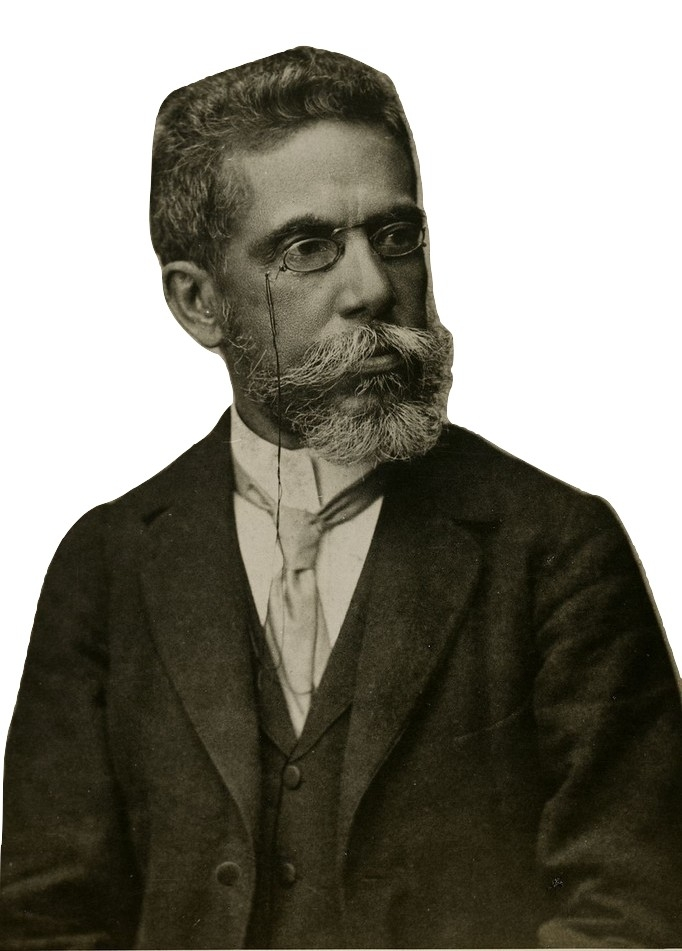
#> input picture machado_burned.jpg, 682 x 951 px
$ jupyter execute --allow-errors MachadoPython.ipynb
#> lines starting #> are read from the running program, lines starting #| are printed output that depends on the picture
## Criando a máscara

[cell 1]
import cv2
import numpy as np

# Open image
img = cv2.imread('machado_burned.jpg')
#> img is the input picture: shape (951, 682, 3); mean B, G, R 116.7, 127.5, 129.8

# Convert to grayscale
gray = cv2.cvtColor(img, cv2.COLOR_BGR2GRAY)
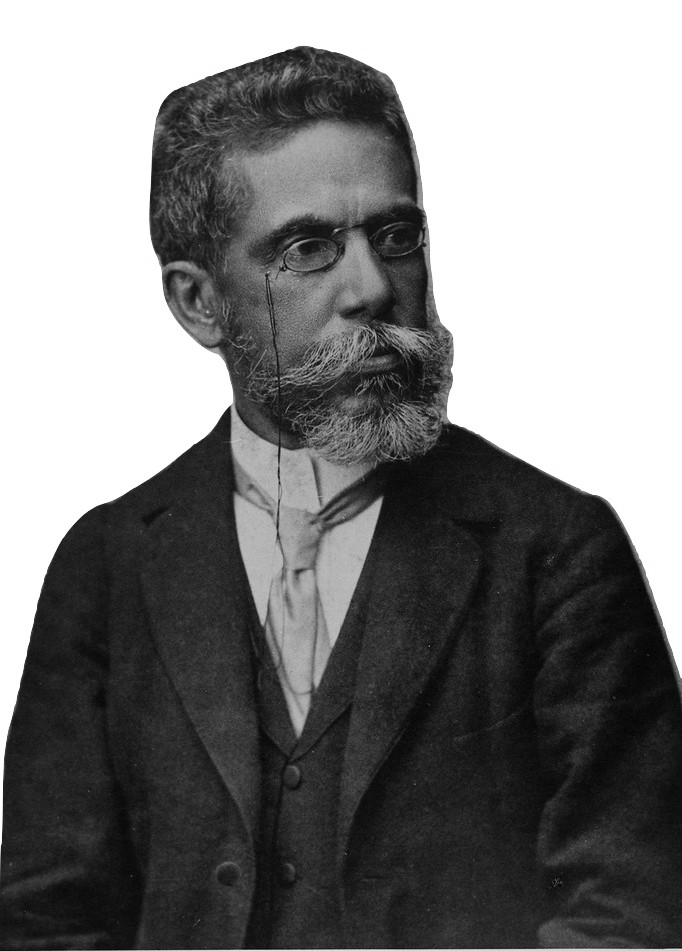
#> gray: shape (951, 682); min 2, max 255, mean 126.9

# Get width and height
rows, columns = gray.shape
#> rows = 951; columns = 682

# Change pixel color
for row in range(rows):
    for col in range(columns):
        if gray[row, col] < 240:
            gray[row, col] = 0
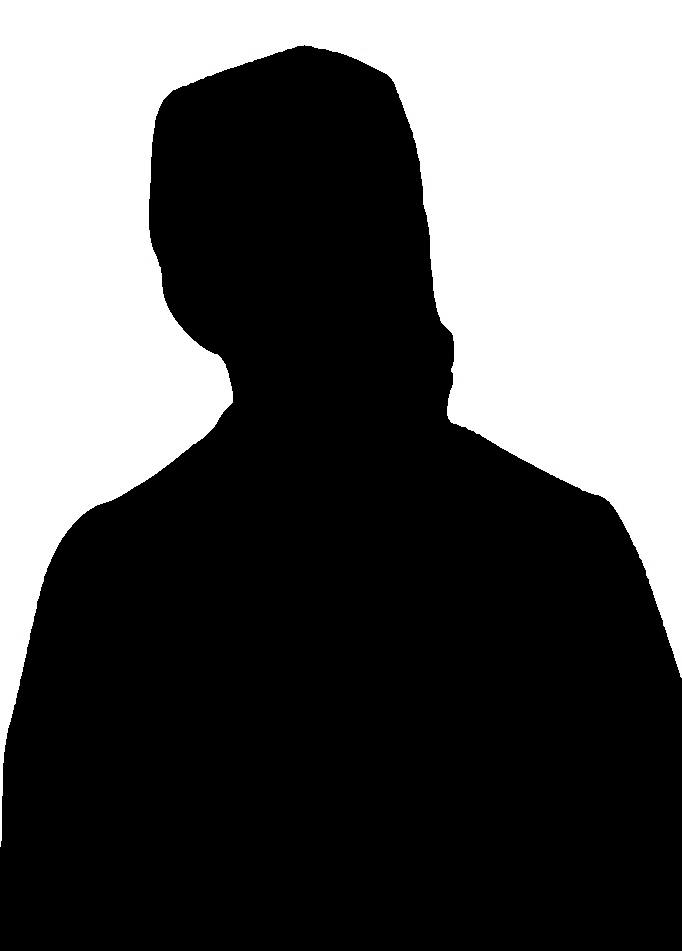
#> gray: shape (951, 682); min 0, max 255, mean 93.3


# Show final image
cv2.imshow('Machado', gray)

# Wait to press '0' to close
cv2.waitKey(0)
cv2.destroyAllWindows()

# Save final image
cv2.imwrite('machado_mask.jpg', gray)
#> Out = True

## Analisando a frequência das palavras

[cell 2]
from nltk.corpus import PlaintextCorpusReader
from collections import Counter
from nltk.corpus import stopwords
from nltk.tokenize import word_tokenize
import nltk
import string
import re
import unicodedata

# Get all words
#> (the rest of this cell did not finish here and is left out)

## Word Cloud

[cell 3]
from wordcloud import WordCloud, STOPWORDS
import matplotlib.pyplot as plt
import numpy as np
from PIL import Image

# Máscara
machado_mask = np.array(Image.open("machado_mask.jpg"))

#---WITHOUT MASK---
# wordcloud = WordCloud(width = 1500, height = 800,
#                 background_color ='white',
#                 min_font_size = 10).generate(final_text)


# Create word cloud - plural is omitted
#> (the rest of this cell did not finish here and is left out)
